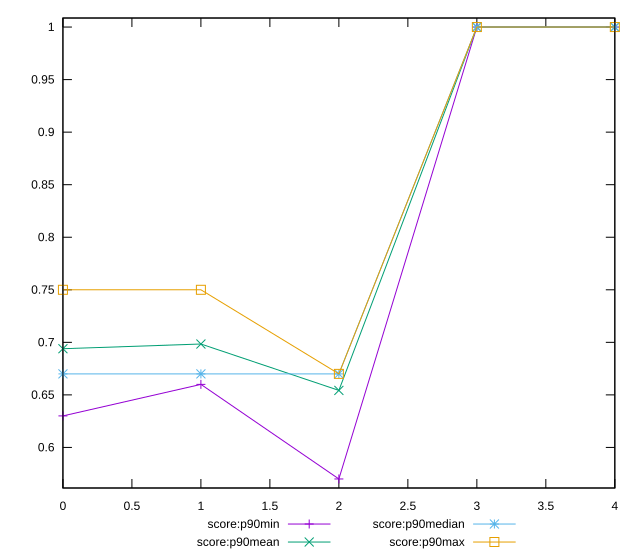

Here is the gnuplot script that generated this plot:
reset

$scoreP90Min <<EOF
0 0.63
1 0.66
2 0.57
3 1
4 1
EOF

$scoreP90Mean <<EOF
0 0.6939361702127667
1 0.6984042553191493
2 0.6542553191489368
3 1
4 1
EOF

$scoreP90Median <<EOF
0 0.67
1 0.67
2 0.67
3 1
4 1
EOF

$scoreP90Max <<EOF
0 0.75
1 0.75
2 0.67
3 1
4 1
EOF

set key outside below
set xrange [0:4]
set yrange [0.5613999999999999:1.0086]
set trange [0.5613999999999999:1.0086]
set terminal svg size 640, 560 enhanced background rgb 'white'
set output "report_00018_2021-02-10T15-25-16.877Z/uses-webp-images/progression/score.svg"

plot $scoreP90Min title "score:p90min" with linespoints, \
     $scoreP90Mean title "score:p90mean" with linespoints, \
     $scoreP90Median title "score:p90median" with linespoints, \
     $scoreP90Max title "score:p90max" with linespoints

reset
